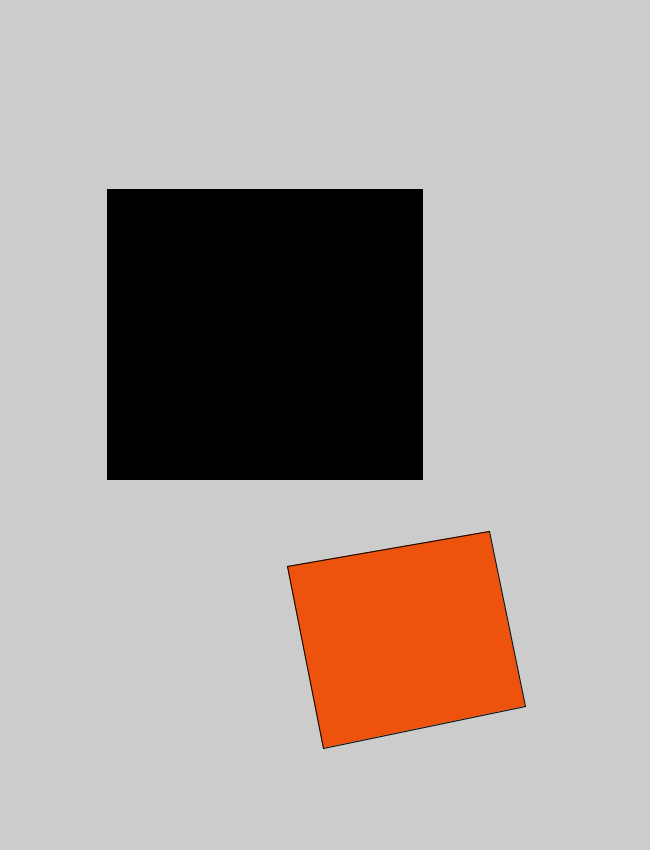
Frame 1 (no input)
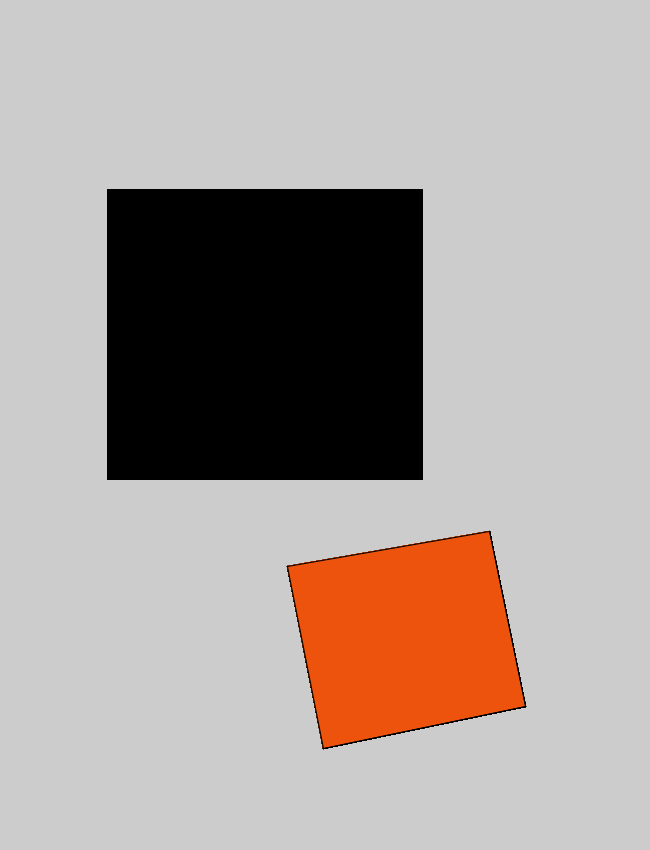
Frame 60 (the mouse pressed at the canvas centre just before this capture)
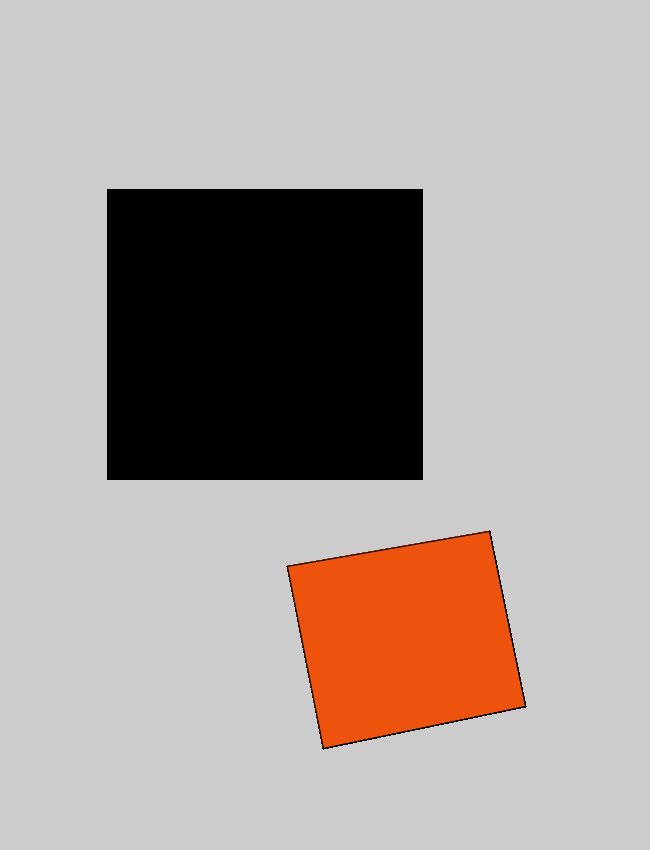
Frame 120 (the mouse held since frame 60 and released just before this capture)

The Processing sketch that drew these frames (run headless with seeded random() and noise(); from frame 60 on, the mouse is pressed at the canvas centre):

// Processing sketch: processing_1691
// ── processing_1691.pde


void setup(){
  size(650, 850);
 
  
}
void draw(){
  fill(0,0,0);
  rect(107,189,315,290);
  fill(237,83,12);
  quad(287,566, 323,748, 525,706, 489,531);}
  
  
  
  
